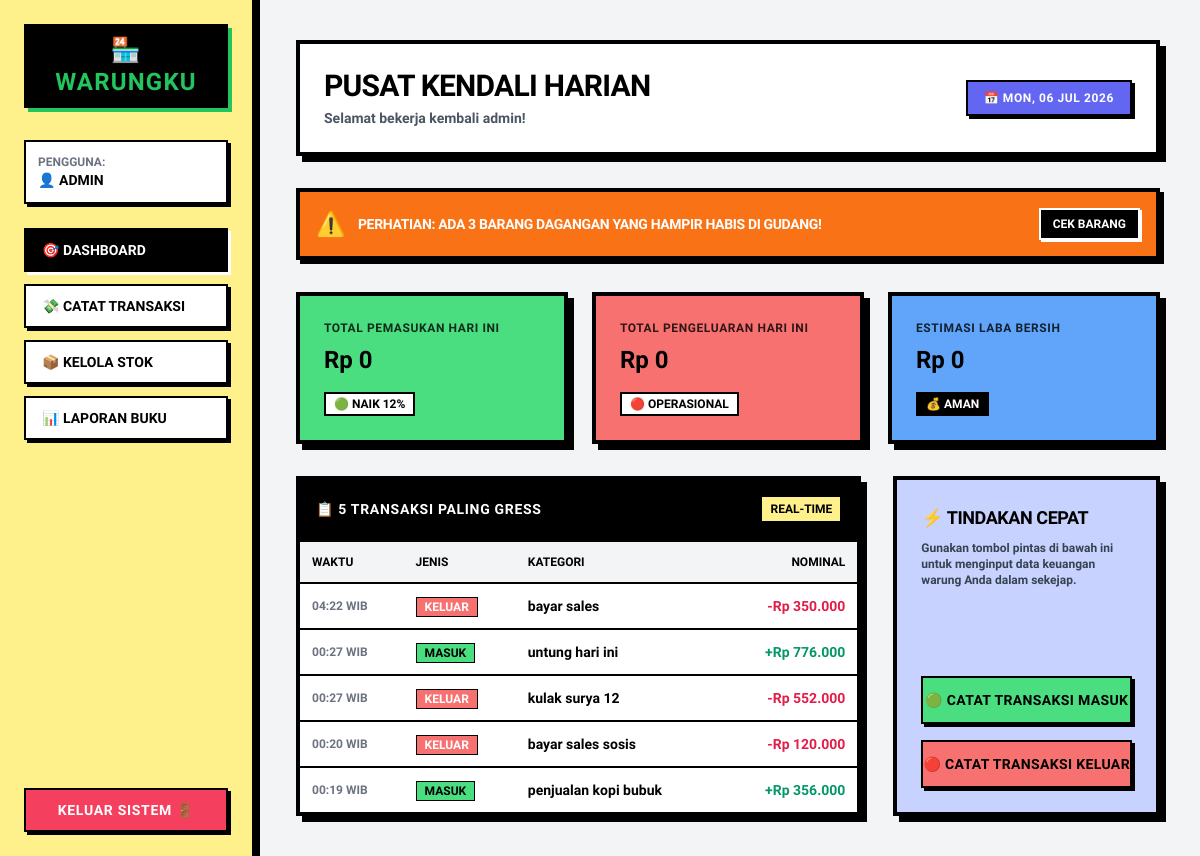
The app's page /dashboard.php (signed in) with its own data.
### tables this page shows
CREATE TABLE `transaksi` (
  `id` int NOT NULL,
  `jenis` enum('masuk','keluar') NOT NULL,
  `kategori` varchar(50) NOT NULL,
  `nominal` int NOT NULL,
  `keterangan` text,
  `tanggal` timestamp NULL DEFAULT CURRENT_TIMESTAMP
);

### dashboard.php (the view, shortened to what this page needs)
<?php
$nama_pemilik = $_SESSION['username'];
require_once 'config/database.php';
$stmtMasuk = $pdo->query("SELECT SUM(nominal) FROM transaksi WHERE jenis = 'masuk' AND DATE(tanggal) = CURRENT_DATE()");
$pemasukan_hari_ini = (int)$stmtMasuk->fetchColumn();
$stmtKeluar = $pdo->query("SELECT SUM(nominal) FROM transaksi WHERE jenis = 'keluar' AND DATE(tanggal) = CURRENT_DATE()");
$pengeluaran_hari_ini = (int)$stmtKeluar->fetchColumn();
$laba_hari_ini = $pemasukan_hari_ini - $pengeluaran_hari_ini;
$stmtTx = $pdo->query("SELECT * FROM transaksi ORDER BY tanggal DESC LIMIT 5");
$transaksi_terbaru = $stmtTx->fetchAll();
$stok_menipis_count = 3;
?>
<!DOCTYPE html>
<html lang="id">
<head>
    <script src="https://cdn.tailwindcss.com"></script>
</head>
<body class="bg-[#F3F4F6] min-h-screen flex flex-col md:flex-row">
    <aside class="w-full md:w-64 bg-[#FEF08A] border-b-4 md:border-b-0 md:border-r-4 border-black p-6 flex flex-col justify-between shadow-[4px_0px_0px_0px_rgba(0,0,0,1)] z-10">
        <div>
            <div class="bg-black text-[#22C55E] font-black text-2xl px-4 py-2 uppercase tracking-wider text-center border-2 border-black shadow-[4px_4px_0px_0px_rgba(34,197,94,1)] mb-8">
                🏪 WarungKu
            </div>
            <div class="bg-white border-2 border-black p-3 mb-6 shadow-[3px_3px_0px_0px_rgba(0,0,0,1)]">
                <p class="text-xs font-black text-gray-500 uppercase">Pengguna:</p>
                <p class="text-sm font-black text-black uppercase truncate">👤 <?= htmlspecialchars($nama_pemilik); ?></p>
            </div>
            <nav class="space-y-3">
                <a href="dashboard.php" class="block bg-black text-white border-2 border-black font-black px-4 py-2.5 uppercase text-sm shadow-[3px_3px_0px_0px_rgba(255,255,255,1)] transition-all">
                    🎯 Dashboard
                </a>
                <a href="transaksi.php" class="block bg-white hover:bg-black hover:text-white border-2 border-black font-black px-4 py-2.5 uppercase text-sm shadow-[3px_3px_0px_0px_rgba(0,0,0,1)] transition-all">
                    💸 Catat Transaksi
                </a>
                <a href="stok.php" class="block bg-white hover:bg-[#C7D2FE] text-black border-2 border-black font-black px-4 py-2.5 uppercase text-sm shadow-[3px_3px_0px_0px_rgba(0,0,0,1)] hover:shadow-none transition-all">
                    📦 Kelola Stok
                </a>
                <a href="laporan.php" class="block bg-white hover:bg-[#FDE047] text-black border-2 border-black font-black px-4 py-2.5 uppercase text-sm shadow-[3px_3px_0px_0px_rgba(0,0,0,1)] hover:shadow-none transition-all">
                    📊 Laporan Buku
                </a>
            </nav>
        </div>
        <div class="mt-8 md:mt-0">
            <a href="auth/logout.php" class="block text-center bg-[#F43F5E] hover:bg-rose-600 text-white border-2 border-black font-black py-2.5 uppercase text-sm tracking-wider shadow-[3px_3px_0px_0px_rgba(0,0,0,1)] active:translate-x-0.5 active:translate-y-0.5 active:shadow-none transition-all">
                Keluar Sistem 🚪
            </a>
        </div>
    </aside>
    <main class="flex-1 p-6 md:p-10 space-y-8 overflow-y-auto">
        <div class="flex flex-col md:flex-row md:items-center md:justify-between bg-white border-4 border-black p-6 shadow-[6px_6px_0px_0px_rgba(0,0,0,1)]">
            <div>
                <h1 class="text-3xl font-black text-black uppercase tracking-tight">Pusat Kendali Harian</h1>
                <p class="text-sm font-bold text-gray-600 mt-1">Selamat bekerja kembali <span><?= htmlspecialchars($nama_pemilik); ?></span>!</p>
            </div>
            <div class="mt-4 md:mt-0 bg-[#6366F1] text-white border-2 border-black font-black px-4 py-2 uppercase text-xs tracking-wider shadow-[3px_3px_0px_0px_rgba(0,0,0,1)]">
                📅 <?= date('D, d M Y'); ?>
            </div>
        </div>
        <?php if ($stok_menipis_count > 0): ?>
            <div class="bg-[#F97316] text-black border-4 border-black p-4 shadow-[4px_4px_0px_0px_rgba(0,0,0,1)] flex items-center justify-between">
                <div class="flex items-center space-x-3">
                    <span class="text-2xl">⚠️</span>
                    <p class="font-black text-sm uppercase tracking-tight text-white">
                        Perhatian: Ada <?= $stok_menipis_count; ?> barang dagangan yang hampir habis di gudang!
                    </p>
                </div>
                <a href="stok.php" class="bg-black text-white border-2 border-white font-black text-xs uppercase px-3 py-1.5 shadow-[2px_2px_0px_0px_rgba(255,255,255,1)] hover:shadow-none transition-all">
                    Cek Barang
                </a>
            </div>
        <?php endif; ?>
        <div class="grid grid-cols-1 gap-6 md:grid-cols-3">
            <div class="bg-[#4ADE80] border-4 border-black p-6 shadow-[6px_6px_0px_0px_rgba(0,0,0,1)]">
                <p class="text-xs font-black text-black uppercase tracking-wider opacity-80">Total Pemasukan Hari Ini</p>
                <h3 class="text-2xl font-black text-black mt-2">Rp <?= number_format($pemasukan_hari_ini, 0, ',', '.'); ?></h3>
                <div class="mt-4 inline-block bg-white border-2 border-black font-black text-xs px-2 py-0.5 uppercase">🟢 Naik 12%</div>
            </div>
            <div class="bg-[#F87171] border-4 border-black p-6 shadow-[6px_6px_0px_0px_rgba(0,0,0,1)]">
                <p class="text-xs font-black text-black uppercase tracking-wider opacity-80">Total Pengeluaran Hari Ini</p>
                <h3 class="text-2xl font-black text-black mt-2">Rp <?= number_format($pengeluaran_hari_ini, 0, ',', '.'); ?></h3>
                <div class="mt-4 inline-block bg-white border-2 border-black font-black text-xs px-2 py-0.5 uppercase">🔴 Operasional</div>
            </div>
            <div class="bg-[#60A5FA] border-4 border-black p-6 shadow-[6px_6px_0px_0px_rgba(0,0,0,1)]">
                <p class="text-xs font-black text-black uppercase tracking-wider opacity-80">Estimasi Laba Bersih</p>
                <h3 class="text-2xl font-black text-black mt-2">Rp <?= number_format($laba_hari_ini, 0, ',', '.'); ?></h3>
                <div class="mt-4 inline-block bg-black text-white border-2 border-black font-black text-xs px-2 py-0.5 uppercase">💰 Aman</div>
            </div>
        </div>
        <div class="grid grid-cols-1 gap-8 lg:grid-cols-3">
            <div class="bg-white border-4 border-black shadow-[6px_6px_0px_0px_rgba(0,0,0,1)] lg:col-span-2">
                <div class="bg-black text-white p-4 border-b-4 border-black flex justify-between items-center">
                    <h3 class="font-black text-sm uppercase tracking-wider">📋 5 Transaksi Paling Gress</h3>
                    <span class="text-xs bg-[#FEF08A] text-black font-black px-2 py-1 border border-black uppercase">Real-Time</span>
                </div>
                <div class="overflow-x-auto">
                    <table class="w-full text-left border-collapse">
                        <thead>
                            <tr class="bg-gray-100 border-b-2 border-black">
                                <th class="p-3 text-xs font-black uppercase text-black">Waktu</th>
                                <th class="p-3 text-xs font-black uppercase text-black">Jenis</th>
                                <th class="p-3 text-xs font-black uppercase text-black">Kategori</th>
                                <th class="p-3 text-xs font-black uppercase text-black text-right">Nominal</th>
                            </tr>
                        </thead>
                        <tbody class="divide-y-2 divide-black font-bold text-sm">
                            <?php foreach ($transaksi_terbaru as $t): ?>
                                <tr class="hover:bg-gray-50">
                                    <td class="p-3 text-xs text-gray-500"><?= date('H:i', strtotime($t['tanggal'])); ?> WIB</td>
                                    <td class="p-3">
                                        <span class="border border-black text-xs px-2 py-0.5 uppercase font-black <?= $t['jenis'] == 'masuk' ? 'bg-[#4ADE80] text-black' : 'bg-[#F87171] text-white'; ?>">
                                            <?= $t['jenis'] == 'masuk' ? 'Masuk' : 'Keluar'; ?>
                                        </span>
                                    </td>
                                    <td class="p-3 text-black"><?= htmlspecialchars($t['kategori']); ?></td>
                                    <td class="p-3 text-right font-black <?= $t['jenis'] == 'masuk' ? 'text-emerald-600' : 'text-rose-600'; ?>">
                                        <?= $t['jenis'] == 'masuk' ? '+' : '-'; ?>Rp <?= number_format($t['nominal'], 0, ',', '.'); ?>
                                    </td>
                                </tr>
                            <?php endforeach; ?>
                        </tbody>
                    </table>
                </div>
            </div>
            <div class="bg-[#C7D2FE] border-4 border-black p-6 shadow-[6px_6px_0px_0px_rgba(0,0,0,1)] flex flex-col justify-between">
                <div>
                    <h3 class="font-black text-lg text-black uppercase tracking-tight mb-2">⚡ Tindakan Cepat</h3>
                    <p class="text-xs font-bold text-gray-700 mb-6">Gunakan tombol pintas di bawah ini untuk menginput data keuangan warung Anda dalam sekejap.</p>
                </div>
                <div class="space-y-4">
                    <a href="transaksi.php?jenis=masuk" class="block text-center w-full bg-[#4ADE80] hover:bg-emerald-500 text-black border-2 border-black font-black py-3 uppercase text-sm tracking-wide shadow-[3px_3px_0px_0px_rgba(0,0,0,1)] active:translate-x-0.5 active:translate-y-0.5 active:shadow-none transition-all">
                        🟢 Catat Transaksi Masuk
                    </a>
                    <a href="transaksi.php?jenis=keluar" class="block text-center w-full bg-[#F87171] hover:bg-rose-500 text-black border-2 border-black font-black py-3 uppercase text-sm tracking-wide shadow-[3px_3px_0px_0px_rgba(0,0,0,1)] active:translate-x-0.5 active:translate-y-0.5 active:shadow-none transition-all">
                        🔴 Catat Transaksi Keluar
                    </a>
                </div>
            </div>
        </div>
    </main>
</body>
</html>

### dashboard.php (style rules this page uses)
body { font-family: 'Lexend', sans-serif; }

### records on screen
transaksi: tanggal "04:22", jenis "KELUAR", kategori "bayar sales", nominal "350.000"
transaksi: tanggal "00:27", jenis "MASUK", kategori "untung hari ini", nominal "776.000"
transaksi: tanggal "00:27", jenis "KELUAR", kategori "kulak surya 12", nominal "552.000"
transaksi: tanggal "00:20", jenis "KELUAR", kategori "bayar sales sosis", nominal "120.000"
transaksi: tanggal "00:19", jenis "MASUK", kategori "penjualan kopi bubuk", nominal "356.000"

### other values on screen
$nama_pemilik "ADMIN"
$nama_pemilik "admin"
$stok_menipis_count "3"
$pemasukan_hari_ini "0"
$pengeluaran_hari_ini "0"
$laba_hari_ini "0"
